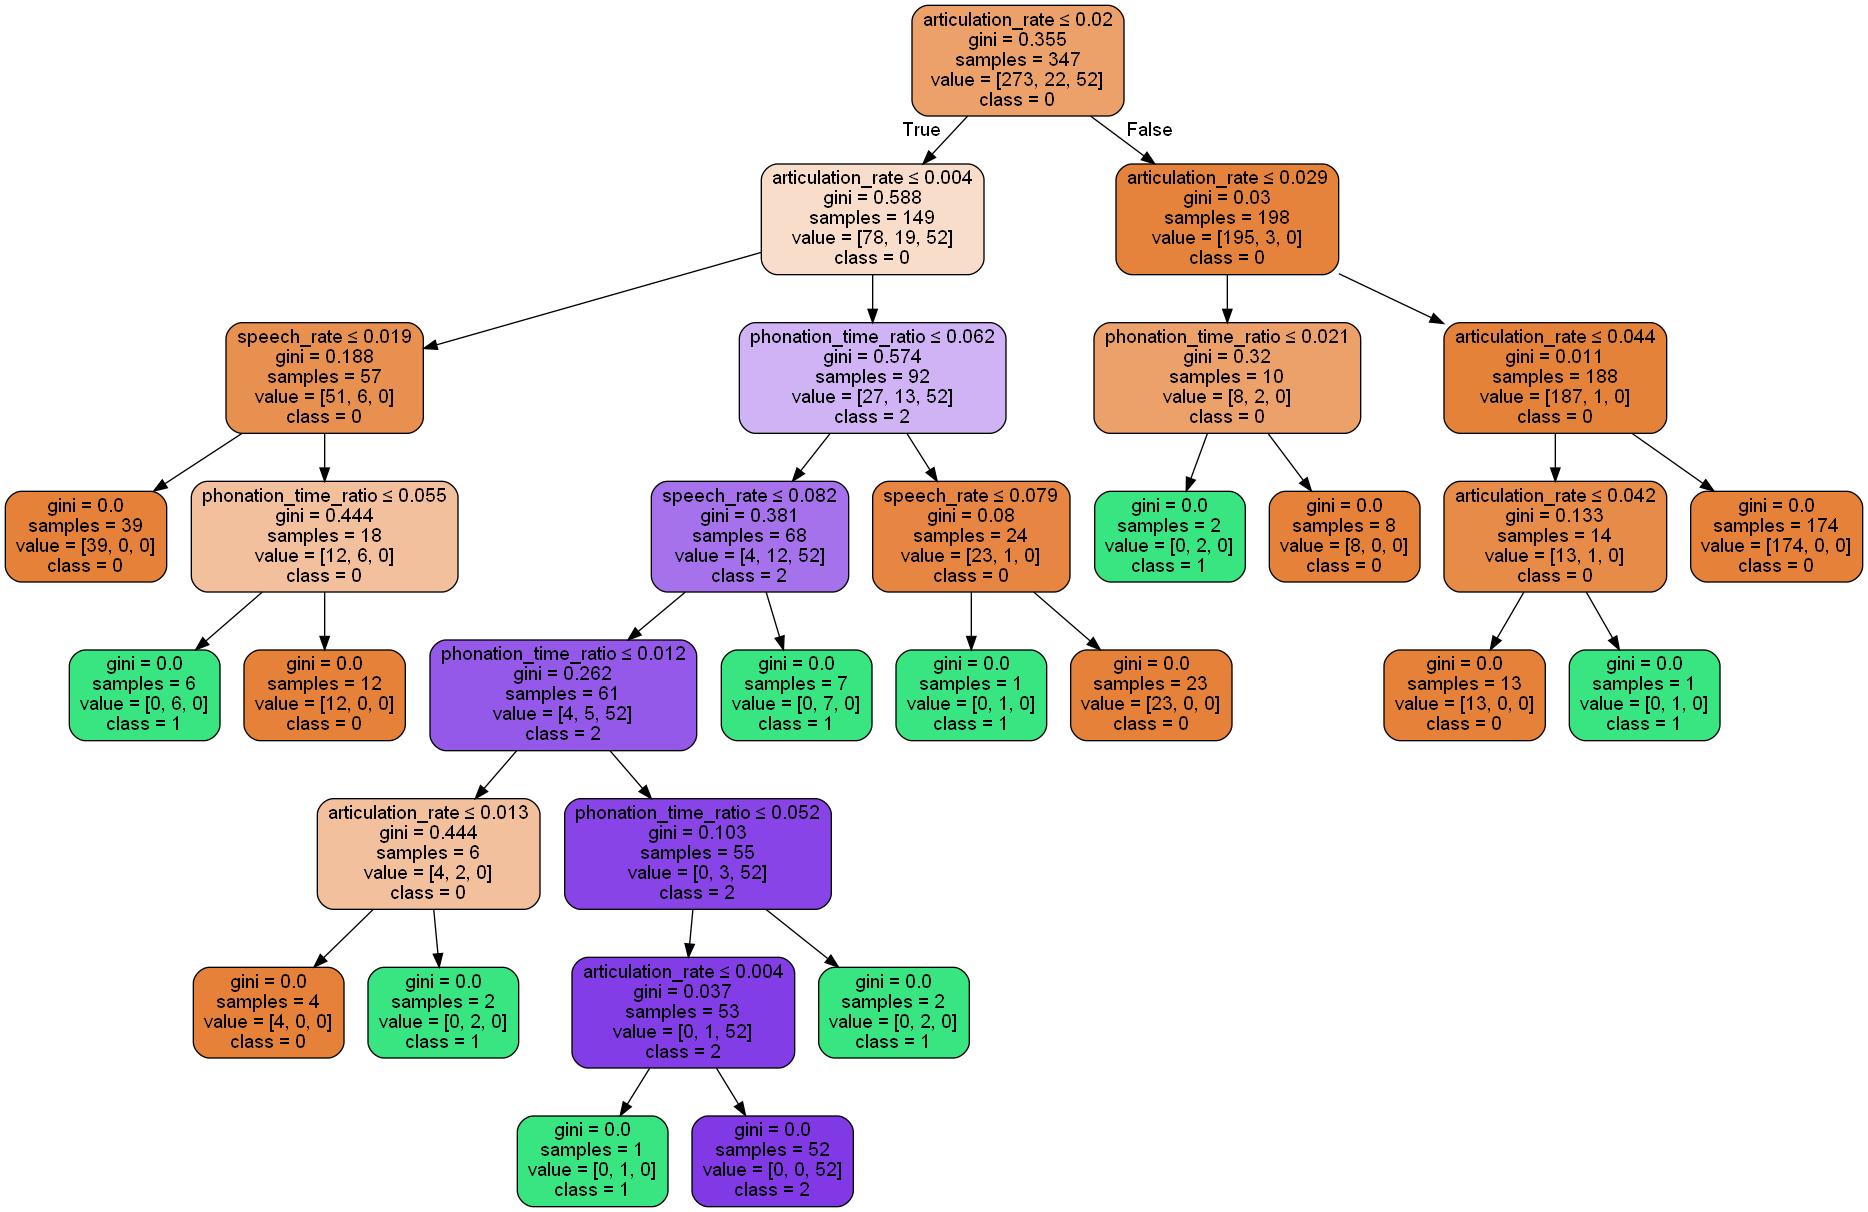

The Python source for this figure:
import pandas  as pd  # Data manipulation
import numpy as np  # Data manipulation
import matplotlib.pyplot as plt  # Visualization
import seaborn as sns  # Visualization

plt.rcParams['figure.figsize'] = [8, 5]
plt.rcParams['font.size'] = 14
plt.rcParams['font.weight'] = 'bold'
plt.style.use('seaborn-whitegrid')

# df = pd.DataFrame(dataset)
df = pd.read_csv('dataset.csv')
df.fillna(100000, inplace=True)

print('\nNumber of rows and columns in the data set: ', df.shape)
print(df.head())
print('')

y_t = np.array(df['confidence'])
X_t = df
X_t = df.drop(['confidence'], axis=1)
X_t = np.array(X_t)

print("shape of Y :" + str(y_t.shape))
print("shape of X :" + str(X_t.shape))

from sklearn.preprocessing import MinMaxScaler
from sklearn.model_selection import train_test_split

scaler = MinMaxScaler()
X_t = scaler.fit_transform(X_t)


X_train, X_test, Y_train, Y_test = train_test_split(X_t, y_t, test_size=.20, random_state=42)
print("shape of X Train :" + str(X_train.shape))
print("shape of X Test :" + str(X_test.shape))
print("shape of Y Train :" + str(Y_train.shape))
print("shape of Y Test :" + str(Y_test.shape))


# KNN
from sklearn.tree import DecisionTreeClassifier
clf = DecisionTreeClassifier() 
# criterion : optional (default=”gini”) 
# splitter : string, optional (default=”best”)
# max_depth : int or None, optional (default=None) 

clf = clf.fit(X_train,Y_train)
pred = clf.predict(X_test)

from sklearn.metrics import classification_report, confusion_matrix

print(confusion_matrix(Y_test,pred))

print(classification_report(Y_test, pred))

# !pip install pydotplus
# !conda install graphvizy

from sklearn.tree import export_graphviz
from six import StringIO
from IPython.display import Image  
import pydotplus

dot_data = StringIO()
export_graphviz(clf, out_file=dot_data,  
                filled=True, rounded=True,
                special_characters=True,feature_names = ["short_term_energy","speech_rate","articulation_rate","phonation_time_ratio","MPD"],class_names=['0','1', '2'])
graph = pydotplus.graph_from_dot_data(dot_data.getvalue())  
graph.write_png('dt.png')
Image(graph.create_png())
